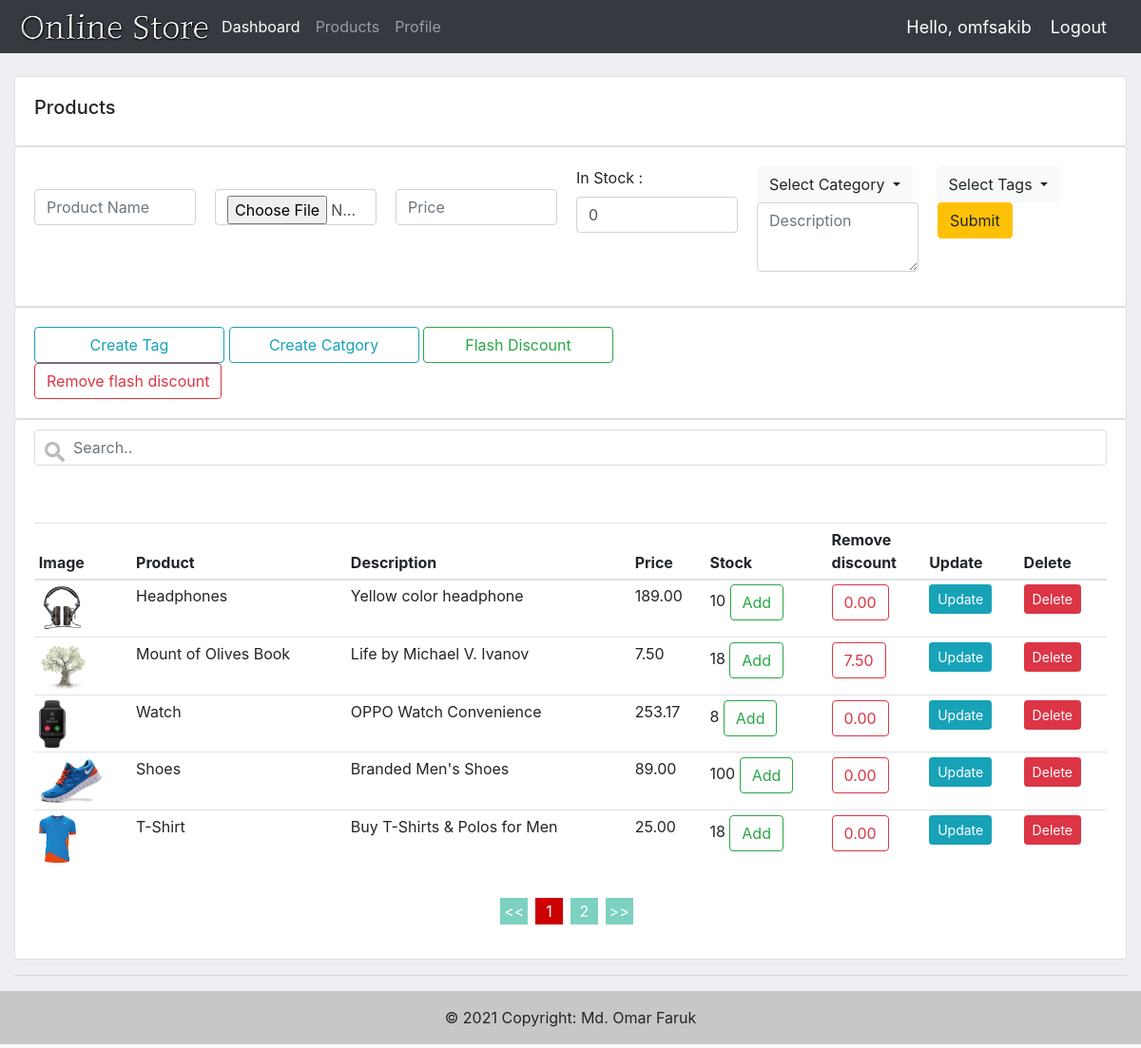
The app's page /products/ (signed in), older data.
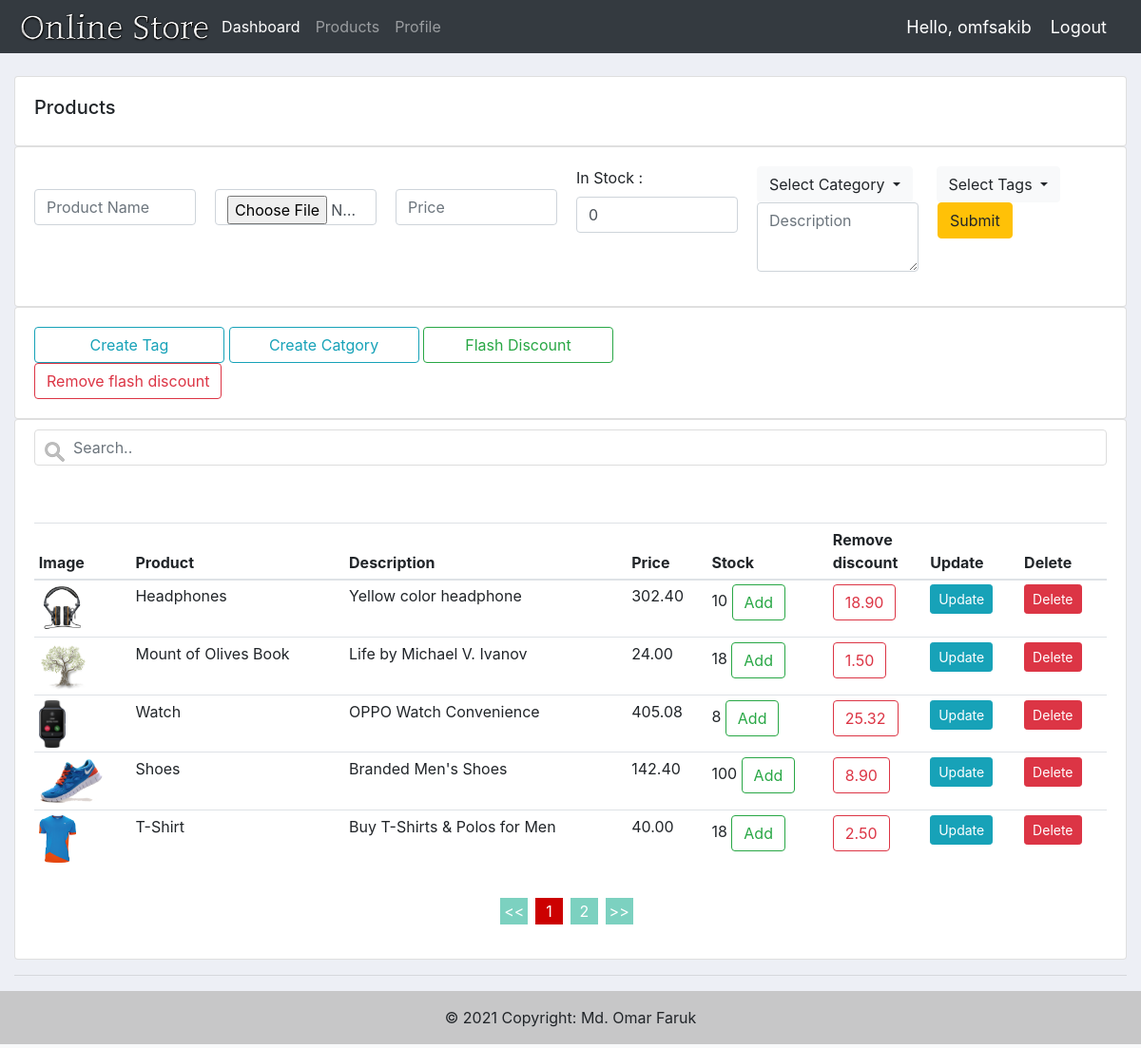
The same page, newer data.
### accounts/models.py (models this page shows, shortened)
class Product(models.Model):
    shopowner = models.ForeignKey(ShopOwner, null=True, on_delete= models.SET_NULL)
    name = models.CharField(max_length=200, null=True)
    price = models.FloatField(null=True)
    category = models.ManyToManyField(Category)
    description = models.CharField(max_length=200, null=True,blank=True)
    date_created = models.DateTimeField(auto_now_add=True, null=True)
    tags = models.ManyToManyField(Tag)
    digital = models.BooleanField(default=False, null=True, blank=False)
    img = models.ImageField(default="product-pic.jpg",null = True,blank = True)
    stock = models.IntegerField(default=0, null = True,blank = True)
    discount = models.IntegerField(default=0, null = True,blank = True)
    discount_amount = models.FloatField(default=0, null = True,blank = True)
    rate = models.FloatField(default=0, null = True,blank = True)

### accounts/decorators.py (the view)
        def wrapper_func(request, *args, **kwargs):
            group = None
            if request.user.groups.exists():
                group = request.user.groups.all()[0].name
            if group in allowed_roles:
                return view_func(request, *args, **kwargs)
            else:
                return HttpResponse('You are not authorized to this page')

### accounts/forms.py
class ProductForm(ModelForm):
    name = forms.CharField(label='Product Name',widget=forms.TextInput(attrs={'placeholder': 'Product Name'}))
    price = forms.FloatField(label='Price',widget=forms.TextInput(attrs={'placeholder': 'Price'}))
    description = forms.CharField(max_length=50,label='Description',widget=forms.Textarea(attrs={'placeholder': 'Max 50 words'}))
    tags = forms.ModelMultipleChoiceField(
            queryset=Tag.objects.all(),
            widget=forms.CheckboxSelectMultiple,
            required=True)
    category = forms.ModelMultipleChoiceField(
            queryset=Category.objects.all(),
            widget=forms.CheckboxSelectMultiple,
            required=True)
    class Meta:
        model = Product
        fields = '__all__'

### accounts/models.py (called while the page is built)
    def __str__(self):
        return self.name

    def __str__(self):
        return self.name

### accounts/templates/accounts/products.html (shortened to what the changed rows need)
{% extends 'accounts/main.html' %}
{% load static %}
{% load widget_tweaks %}
{% block content %}
    <br>
    <div class="row">
        <div class="col-md">
            <div class="card card-body">
                <br><br>
                <table class="table table-sm paginated">
                    <thead>
                        <tr>
                            <th>Image</th>
                            <th>Product</th>
                            <th>Description</th>
                            <th>Price</th>
                            <th>Stock</th>
                            <th>Remove <br> discount</th>
                            <th>Update</th>
                            <th>Delete</th>
                        </tr>
                    </thead>
                    <tbody id="myTable">
                    {% for i in products %}
                        <tr>
                            <td><img src="{{ i.img.url }}" alt="Product Img" style="height: 50px;"></td>
                            <td>{{ i.name }}</td>
                            <td>{{ i.description }}</td>
                            <td>{{ i.price|floatformat:2 }}</td>
                            <td>{{ i.stock }}   <a href="{% url 'update_stock' i.id %}" class="btn btn-outline-success">Add</a>
                            </td>
                            <td><form method="POST">
                                <input type="submit" class="btn btn-outline-danger" name="discount_amount" value="{{i.discount_amount|floatformat:2}}">
                            </form></td>
                            <td><a class="btn btn-sm btn-info" href="{% url 'product_setting' i.id %}">Update</a></td>
                            <td><a class="btn btn-sm btn-danger" href="#">Delete</a></td>
                        </tr>
                    {% endfor %}
                </tbody>
                </table>
            </div>
        </div>
    </div>
{% endblock %}

Row changes from the older to the newer data that the page shows:
changed Product "Headphones": price "189.00" → "302.40"; discount_amount "0.00" → "18.90"
changed Product "Mount of Olives Book": price "7.50" → "24.00"; discount_amount "7.50" → "1.50"
changed Product "Watch": price "253.17" → "405.08"; discount_amount "0.00" → "25.32"
changed Product "Shoes": price "89.00" → "142.40"; discount_amount "0.00" → "8.90"
changed Product "T-Shirt": price "25.00" → "40.00"; discount_amount "0.00" → "2.50"
